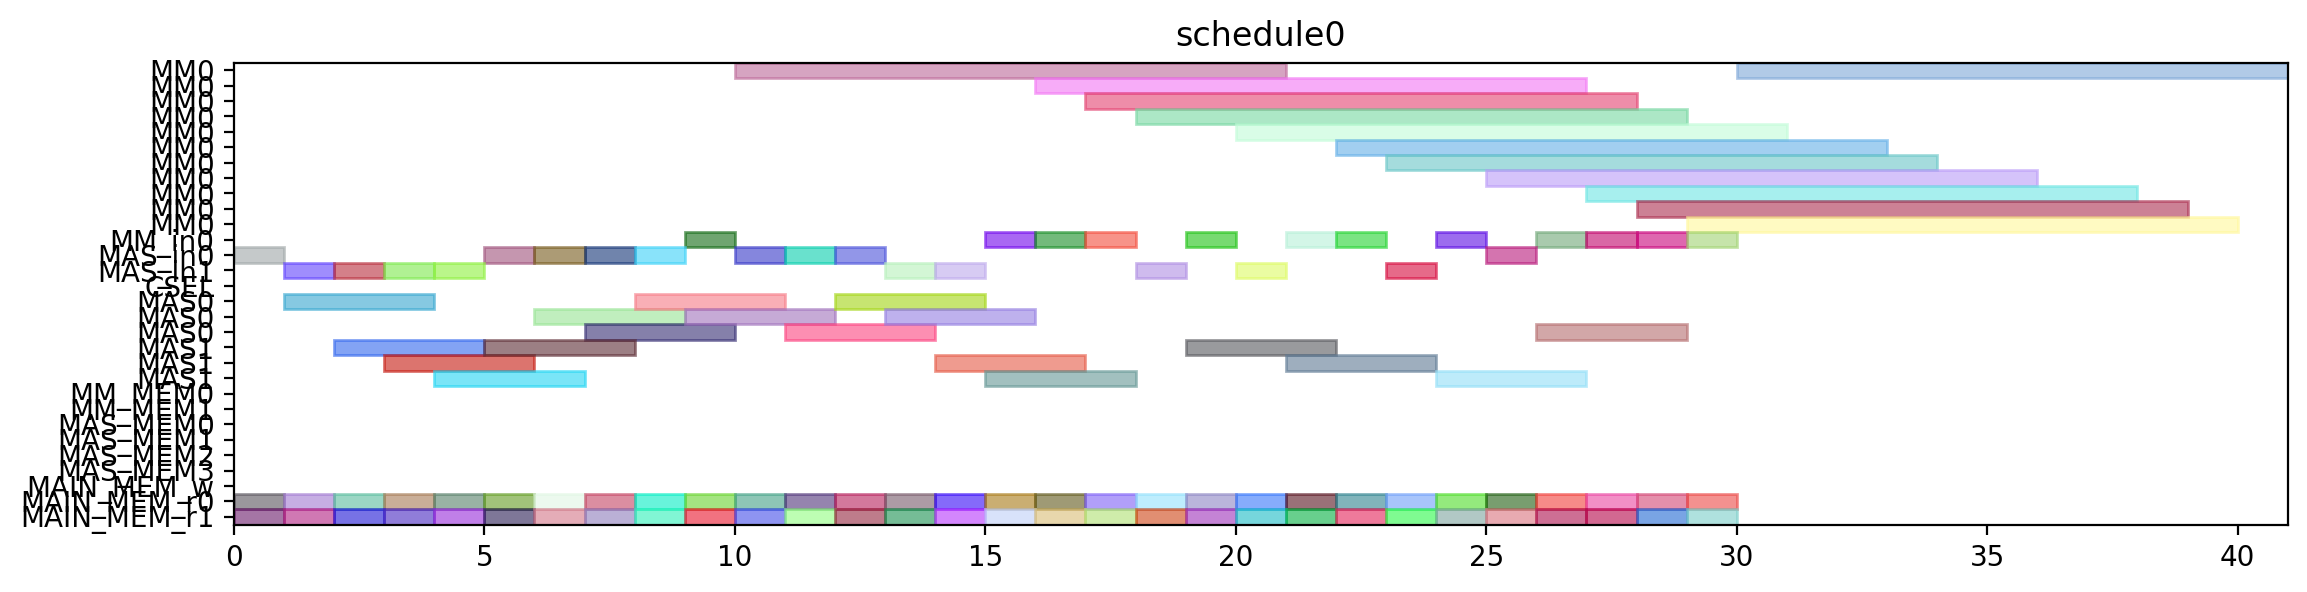

Source code (Python):
from pyschedule import Scenario, solvers, plotters, alt


def solve():
	horizon = 120
	S = Scenario("schedule0", horizon=horizon)

	# resource
	MM = S.Resources('MM', num=1, size=11)
	MM_in = S.Resources('MM_in', num=1)
	MAS_in = S.Resources('MAS_in', num=2)
	CSEL = S.Resource('CSEL')
	MAS = S.Resources('MAS', num=2, size=3, periods=range(1, horizon))
	MM_MEM = S.Resources('MM_MEM', num=2)
	MAS_MEM = S.Resources('MAS_MEM', num=4)
	MAIN_MEM_w = S.Resource('MAIN_MEM_w', size=1)
	MAIN_MEM_r = S.Resources('MAIN_MEM_r', num=2)

	# result of previous scheduling

	# new tasks
	c_t0_t0_t0 = S.Task('c_t0_t0_t0', length=11, delay_cost=1)
	c_t0_t0_t0 += alt(MM)
	c_t0_t0_t0_in = S.Task('c_t0_t0_t0_in', length=1, delay_cost=1)
	c_t0_t0_t0_in += alt(MM_in)
	S += c_t0_t0_t0_in*MM_in[0]<=c_t0_t0_t0*MM[0]
	c_t0_t0_t0_mem0 = S.Task('c_t0_t0_t0_mem0', length=1, delay_cost=1)
	c_t0_t0_t0_mem0 += MAIN_MEM_r[0]
	S += c_t0_t0_t0_mem0 <= c_t0_t0_t0

	c_t0_t0_t0_mem1 = S.Task('c_t0_t0_t0_mem1', length=1, delay_cost=1)
	c_t0_t0_t0_mem1 += MAIN_MEM_r[1]
	S += c_t0_t0_t0_mem1 <= c_t0_t0_t0

	c_t0_t0_t1 = S.Task('c_t0_t0_t1', length=11, delay_cost=1)
	c_t0_t0_t1 += alt(MM)
	c_t0_t0_t1_in = S.Task('c_t0_t0_t1_in', length=1, delay_cost=1)
	c_t0_t0_t1_in += alt(MM_in)
	S += c_t0_t0_t1_in*MM_in[0]<=c_t0_t0_t1*MM[0]
	c_t0_t0_t1_mem0 = S.Task('c_t0_t0_t1_mem0', length=1, delay_cost=1)
	c_t0_t0_t1_mem0 += MAIN_MEM_r[0]
	S += c_t0_t0_t1_mem0 <= c_t0_t0_t1

	c_t0_t0_t1_mem1 = S.Task('c_t0_t0_t1_mem1', length=1, delay_cost=1)
	c_t0_t0_t1_mem1 += MAIN_MEM_r[1]
	S += c_t0_t0_t1_mem1 <= c_t0_t0_t1

	c_t0_t0_t2 = S.Task('c_t0_t0_t2', length=3, delay_cost=1)
	c_t0_t0_t2 += alt(MAS)
	c_t0_t0_t2_in = S.Task('c_t0_t0_t2_in', length=1, delay_cost=1)
	c_t0_t0_t2_in += alt(MAS_in)
	S += c_t0_t0_t2_in*MAS_in[0]<=c_t0_t0_t2*MAS[0]

	S += c_t0_t0_t2_in*MAS_in[1]<=c_t0_t0_t2*MAS[1]

	c_t0_t0_t2_mem0 = S.Task('c_t0_t0_t2_mem0', length=1, delay_cost=1)
	c_t0_t0_t2_mem0 += MAIN_MEM_r[0]
	S += c_t0_t0_t2_mem0 <= c_t0_t0_t2

	c_t0_t0_t2_mem1 = S.Task('c_t0_t0_t2_mem1', length=1, delay_cost=1)
	c_t0_t0_t2_mem1 += MAIN_MEM_r[1]
	S += c_t0_t0_t2_mem1 <= c_t0_t0_t2

	c_t0_t0_t3 = S.Task('c_t0_t0_t3', length=3, delay_cost=1)
	c_t0_t0_t3 += alt(MAS)
	c_t0_t0_t3_in = S.Task('c_t0_t0_t3_in', length=1, delay_cost=1)
	c_t0_t0_t3_in += alt(MAS_in)
	S += c_t0_t0_t3_in*MAS_in[0]<=c_t0_t0_t3*MAS[0]

	S += c_t0_t0_t3_in*MAS_in[1]<=c_t0_t0_t3*MAS[1]

	c_t0_t0_t3_mem0 = S.Task('c_t0_t0_t3_mem0', length=1, delay_cost=1)
	c_t0_t0_t3_mem0 += MAIN_MEM_r[0]
	S += c_t0_t0_t3_mem0 <= c_t0_t0_t3

	c_t0_t0_t3_mem1 = S.Task('c_t0_t0_t3_mem1', length=1, delay_cost=1)
	c_t0_t0_t3_mem1 += MAIN_MEM_r[1]
	S += c_t0_t0_t3_mem1 <= c_t0_t0_t3

	c_t0_t1_t0 = S.Task('c_t0_t1_t0', length=11, delay_cost=1)
	c_t0_t1_t0 += alt(MM)
	c_t0_t1_t0_in = S.Task('c_t0_t1_t0_in', length=1, delay_cost=1)
	c_t0_t1_t0_in += alt(MM_in)
	S += c_t0_t1_t0_in*MM_in[0]<=c_t0_t1_t0*MM[0]
	c_t0_t1_t0_mem0 = S.Task('c_t0_t1_t0_mem0', length=1, delay_cost=1)
	c_t0_t1_t0_mem0 += MAIN_MEM_r[0]
	S += c_t0_t1_t0_mem0 <= c_t0_t1_t0

	c_t0_t1_t0_mem1 = S.Task('c_t0_t1_t0_mem1', length=1, delay_cost=1)
	c_t0_t1_t0_mem1 += MAIN_MEM_r[1]
	S += c_t0_t1_t0_mem1 <= c_t0_t1_t0

	c_t0_t1_t1 = S.Task('c_t0_t1_t1', length=11, delay_cost=1)
	c_t0_t1_t1 += alt(MM)
	c_t0_t1_t1_in = S.Task('c_t0_t1_t1_in', length=1, delay_cost=1)
	c_t0_t1_t1_in += alt(MM_in)
	S += c_t0_t1_t1_in*MM_in[0]<=c_t0_t1_t1*MM[0]
	c_t0_t1_t1_mem0 = S.Task('c_t0_t1_t1_mem0', length=1, delay_cost=1)
	c_t0_t1_t1_mem0 += MAIN_MEM_r[0]
	S += c_t0_t1_t1_mem0 <= c_t0_t1_t1

	c_t0_t1_t1_mem1 = S.Task('c_t0_t1_t1_mem1', length=1, delay_cost=1)
	c_t0_t1_t1_mem1 += MAIN_MEM_r[1]
	S += c_t0_t1_t1_mem1 <= c_t0_t1_t1

	c_t0_t1_t2 = S.Task('c_t0_t1_t2', length=3, delay_cost=1)
	c_t0_t1_t2 += alt(MAS)
	c_t0_t1_t2_in = S.Task('c_t0_t1_t2_in', length=1, delay_cost=1)
	c_t0_t1_t2_in += alt(MAS_in)
	S += c_t0_t1_t2_in*MAS_in[0]<=c_t0_t1_t2*MAS[0]

	S += c_t0_t1_t2_in*MAS_in[1]<=c_t0_t1_t2*MAS[1]

	c_t0_t1_t2_mem0 = S.Task('c_t0_t1_t2_mem0', length=1, delay_cost=1)
	c_t0_t1_t2_mem0 += MAIN_MEM_r[0]
	S += c_t0_t1_t2_mem0 <= c_t0_t1_t2

	c_t0_t1_t2_mem1 = S.Task('c_t0_t1_t2_mem1', length=1, delay_cost=1)
	c_t0_t1_t2_mem1 += MAIN_MEM_r[1]
	S += c_t0_t1_t2_mem1 <= c_t0_t1_t2

	c_t0_t1_t3 = S.Task('c_t0_t1_t3', length=3, delay_cost=1)
	c_t0_t1_t3 += alt(MAS)
	c_t0_t1_t3_in = S.Task('c_t0_t1_t3_in', length=1, delay_cost=1)
	c_t0_t1_t3_in += alt(MAS_in)
	S += c_t0_t1_t3_in*MAS_in[0]<=c_t0_t1_t3*MAS[0]

	S += c_t0_t1_t3_in*MAS_in[1]<=c_t0_t1_t3*MAS[1]

	c_t0_t1_t3_mem0 = S.Task('c_t0_t1_t3_mem0', length=1, delay_cost=1)
	c_t0_t1_t3_mem0 += MAIN_MEM_r[0]
	S += c_t0_t1_t3_mem0 <= c_t0_t1_t3

	c_t0_t1_t3_mem1 = S.Task('c_t0_t1_t3_mem1', length=1, delay_cost=1)
	c_t0_t1_t3_mem1 += MAIN_MEM_r[1]
	S += c_t0_t1_t3_mem1 <= c_t0_t1_t3

	c_t0_t20 = S.Task('c_t0_t20', length=3, delay_cost=1)
	c_t0_t20 += alt(MAS)
	c_t0_t20_in = S.Task('c_t0_t20_in', length=1, delay_cost=1)
	c_t0_t20_in += alt(MAS_in)
	S += c_t0_t20_in*MAS_in[0]<=c_t0_t20*MAS[0]

	S += c_t0_t20_in*MAS_in[1]<=c_t0_t20*MAS[1]

	c_t0_t20_mem0 = S.Task('c_t0_t20_mem0', length=1, delay_cost=1)
	c_t0_t20_mem0 += MAIN_MEM_r[0]
	S += c_t0_t20_mem0 <= c_t0_t20

	c_t0_t20_mem1 = S.Task('c_t0_t20_mem1', length=1, delay_cost=1)
	c_t0_t20_mem1 += MAIN_MEM_r[1]
	S += c_t0_t20_mem1 <= c_t0_t20

	c_t0_t21 = S.Task('c_t0_t21', length=3, delay_cost=1)
	c_t0_t21 += alt(MAS)
	c_t0_t21_in = S.Task('c_t0_t21_in', length=1, delay_cost=1)
	c_t0_t21_in += alt(MAS_in)
	S += c_t0_t21_in*MAS_in[0]<=c_t0_t21*MAS[0]

	S += c_t0_t21_in*MAS_in[1]<=c_t0_t21*MAS[1]

	c_t0_t21_mem0 = S.Task('c_t0_t21_mem0', length=1, delay_cost=1)
	c_t0_t21_mem0 += MAIN_MEM_r[0]
	S += c_t0_t21_mem0 <= c_t0_t21

	c_t0_t21_mem1 = S.Task('c_t0_t21_mem1', length=1, delay_cost=1)
	c_t0_t21_mem1 += MAIN_MEM_r[1]
	S += c_t0_t21_mem1 <= c_t0_t21

	c_t0_t30 = S.Task('c_t0_t30', length=3, delay_cost=1)
	c_t0_t30 += alt(MAS)
	c_t0_t30_in = S.Task('c_t0_t30_in', length=1, delay_cost=1)
	c_t0_t30_in += alt(MAS_in)
	S += c_t0_t30_in*MAS_in[0]<=c_t0_t30*MAS[0]

	S += c_t0_t30_in*MAS_in[1]<=c_t0_t30*MAS[1]

	c_t0_t30_mem0 = S.Task('c_t0_t30_mem0', length=1, delay_cost=1)
	c_t0_t30_mem0 += MAIN_MEM_r[0]
	S += c_t0_t30_mem0 <= c_t0_t30

	c_t0_t30_mem1 = S.Task('c_t0_t30_mem1', length=1, delay_cost=1)
	c_t0_t30_mem1 += MAIN_MEM_r[1]
	S += c_t0_t30_mem1 <= c_t0_t30

	c_t0_t31 = S.Task('c_t0_t31', length=3, delay_cost=1)
	c_t0_t31 += alt(MAS)
	c_t0_t31_in = S.Task('c_t0_t31_in', length=1, delay_cost=1)
	c_t0_t31_in += alt(MAS_in)
	S += c_t0_t31_in*MAS_in[0]<=c_t0_t31*MAS[0]

	S += c_t0_t31_in*MAS_in[1]<=c_t0_t31*MAS[1]

	c_t0_t31_mem0 = S.Task('c_t0_t31_mem0', length=1, delay_cost=1)
	c_t0_t31_mem0 += MAIN_MEM_r[0]
	S += c_t0_t31_mem0 <= c_t0_t31

	c_t0_t31_mem1 = S.Task('c_t0_t31_mem1', length=1, delay_cost=1)
	c_t0_t31_mem1 += MAIN_MEM_r[1]
	S += c_t0_t31_mem1 <= c_t0_t31

	c_t1_t0_t0 = S.Task('c_t1_t0_t0', length=11, delay_cost=1)
	c_t1_t0_t0 += alt(MM)
	c_t1_t0_t0_in = S.Task('c_t1_t0_t0_in', length=1, delay_cost=1)
	c_t1_t0_t0_in += alt(MM_in)
	S += c_t1_t0_t0_in*MM_in[0]<=c_t1_t0_t0*MM[0]
	c_t1_t0_t0_mem0 = S.Task('c_t1_t0_t0_mem0', length=1, delay_cost=1)
	c_t1_t0_t0_mem0 += MAIN_MEM_r[0]
	S += c_t1_t0_t0_mem0 <= c_t1_t0_t0

	c_t1_t0_t0_mem1 = S.Task('c_t1_t0_t0_mem1', length=1, delay_cost=1)
	c_t1_t0_t0_mem1 += MAIN_MEM_r[1]
	S += c_t1_t0_t0_mem1 <= c_t1_t0_t0

	c_t1_t0_t1 = S.Task('c_t1_t0_t1', length=11, delay_cost=1)
	c_t1_t0_t1 += alt(MM)
	c_t1_t0_t1_in = S.Task('c_t1_t0_t1_in', length=1, delay_cost=1)
	c_t1_t0_t1_in += alt(MM_in)
	S += c_t1_t0_t1_in*MM_in[0]<=c_t1_t0_t1*MM[0]
	c_t1_t0_t1_mem0 = S.Task('c_t1_t0_t1_mem0', length=1, delay_cost=1)
	c_t1_t0_t1_mem0 += MAIN_MEM_r[0]
	S += c_t1_t0_t1_mem0 <= c_t1_t0_t1

	c_t1_t0_t1_mem1 = S.Task('c_t1_t0_t1_mem1', length=1, delay_cost=1)
	c_t1_t0_t1_mem1 += MAIN_MEM_r[1]
	S += c_t1_t0_t1_mem1 <= c_t1_t0_t1

	c_t1_t0_t2 = S.Task('c_t1_t0_t2', length=3, delay_cost=1)
	c_t1_t0_t2 += alt(MAS)
	c_t1_t0_t2_in = S.Task('c_t1_t0_t2_in', length=1, delay_cost=1)
	c_t1_t0_t2_in += alt(MAS_in)
	S += c_t1_t0_t2_in*MAS_in[0]<=c_t1_t0_t2*MAS[0]

	S += c_t1_t0_t2_in*MAS_in[1]<=c_t1_t0_t2*MAS[1]

	c_t1_t0_t2_mem0 = S.Task('c_t1_t0_t2_mem0', length=1, delay_cost=1)
	c_t1_t0_t2_mem0 += MAIN_MEM_r[0]
	S += c_t1_t0_t2_mem0 <= c_t1_t0_t2

	c_t1_t0_t2_mem1 = S.Task('c_t1_t0_t2_mem1', length=1, delay_cost=1)
	c_t1_t0_t2_mem1 += MAIN_MEM_r[1]
	S += c_t1_t0_t2_mem1 <= c_t1_t0_t2

	c_t1_t0_t3 = S.Task('c_t1_t0_t3', length=3, delay_cost=1)
	c_t1_t0_t3 += alt(MAS)
	c_t1_t0_t3_in = S.Task('c_t1_t0_t3_in', length=1, delay_cost=1)
	c_t1_t0_t3_in += alt(MAS_in)
	S += c_t1_t0_t3_in*MAS_in[0]<=c_t1_t0_t3*MAS[0]

	S += c_t1_t0_t3_in*MAS_in[1]<=c_t1_t0_t3*MAS[1]

	c_t1_t0_t3_mem0 = S.Task('c_t1_t0_t3_mem0', length=1, delay_cost=1)
	c_t1_t0_t3_mem0 += MAIN_MEM_r[0]
	S += c_t1_t0_t3_mem0 <= c_t1_t0_t3

	c_t1_t0_t3_mem1 = S.Task('c_t1_t0_t3_mem1', length=1, delay_cost=1)
	c_t1_t0_t3_mem1 += MAIN_MEM_r[1]
	S += c_t1_t0_t3_mem1 <= c_t1_t0_t3

	c_t1_t1_t0 = S.Task('c_t1_t1_t0', length=11, delay_cost=1)
	c_t1_t1_t0 += alt(MM)
	c_t1_t1_t0_in = S.Task('c_t1_t1_t0_in', length=1, delay_cost=1)
	c_t1_t1_t0_in += alt(MM_in)
	S += c_t1_t1_t0_in*MM_in[0]<=c_t1_t1_t0*MM[0]
	c_t1_t1_t0_mem0 = S.Task('c_t1_t1_t0_mem0', length=1, delay_cost=1)
	c_t1_t1_t0_mem0 += MAIN_MEM_r[0]
	S += c_t1_t1_t0_mem0 <= c_t1_t1_t0

	c_t1_t1_t0_mem1 = S.Task('c_t1_t1_t0_mem1', length=1, delay_cost=1)
	c_t1_t1_t0_mem1 += MAIN_MEM_r[1]
	S += c_t1_t1_t0_mem1 <= c_t1_t1_t0

	c_t1_t1_t1 = S.Task('c_t1_t1_t1', length=11, delay_cost=1)
	c_t1_t1_t1 += alt(MM)
	c_t1_t1_t1_in = S.Task('c_t1_t1_t1_in', length=1, delay_cost=1)
	c_t1_t1_t1_in += alt(MM_in)
	S += c_t1_t1_t1_in*MM_in[0]<=c_t1_t1_t1*MM[0]
	c_t1_t1_t1_mem0 = S.Task('c_t1_t1_t1_mem0', length=1, delay_cost=1)
	c_t1_t1_t1_mem0 += MAIN_MEM_r[0]
	S += c_t1_t1_t1_mem0 <= c_t1_t1_t1

	c_t1_t1_t1_mem1 = S.Task('c_t1_t1_t1_mem1', length=1, delay_cost=1)
	c_t1_t1_t1_mem1 += MAIN_MEM_r[1]
	S += c_t1_t1_t1_mem1 <= c_t1_t1_t1

	c_t1_t1_t2 = S.Task('c_t1_t1_t2', length=3, delay_cost=1)
	c_t1_t1_t2 += alt(MAS)
	c_t1_t1_t2_in = S.Task('c_t1_t1_t2_in', length=1, delay_cost=1)
	c_t1_t1_t2_in += alt(MAS_in)
	S += c_t1_t1_t2_in*MAS_in[0]<=c_t1_t1_t2*MAS[0]

	S += c_t1_t1_t2_in*MAS_in[1]<=c_t1_t1_t2*MAS[1]

	c_t1_t1_t2_mem0 = S.Task('c_t1_t1_t2_mem0', length=1, delay_cost=1)
	c_t1_t1_t2_mem0 += MAIN_MEM_r[0]
	S += c_t1_t1_t2_mem0 <= c_t1_t1_t2

	c_t1_t1_t2_mem1 = S.Task('c_t1_t1_t2_mem1', length=1, delay_cost=1)
	c_t1_t1_t2_mem1 += MAIN_MEM_r[1]
	S += c_t1_t1_t2_mem1 <= c_t1_t1_t2

	c_t1_t1_t3 = S.Task('c_t1_t1_t3', length=3, delay_cost=1)
	c_t1_t1_t3 += alt(MAS)
	c_t1_t1_t3_in = S.Task('c_t1_t1_t3_in', length=1, delay_cost=1)
	c_t1_t1_t3_in += alt(MAS_in)
	S += c_t1_t1_t3_in*MAS_in[0]<=c_t1_t1_t3*MAS[0]

	S += c_t1_t1_t3_in*MAS_in[1]<=c_t1_t1_t3*MAS[1]

	c_t1_t1_t3_mem0 = S.Task('c_t1_t1_t3_mem0', length=1, delay_cost=1)
	c_t1_t1_t3_mem0 += MAIN_MEM_r[0]
	S += c_t1_t1_t3_mem0 <= c_t1_t1_t3

	c_t1_t1_t3_mem1 = S.Task('c_t1_t1_t3_mem1', length=1, delay_cost=1)
	c_t1_t1_t3_mem1 += MAIN_MEM_r[1]
	S += c_t1_t1_t3_mem1 <= c_t1_t1_t3

	c_t1_t20 = S.Task('c_t1_t20', length=3, delay_cost=1)
	c_t1_t20 += alt(MAS)
	c_t1_t20_in = S.Task('c_t1_t20_in', length=1, delay_cost=1)
	c_t1_t20_in += alt(MAS_in)
	S += c_t1_t20_in*MAS_in[0]<=c_t1_t20*MAS[0]

	S += c_t1_t20_in*MAS_in[1]<=c_t1_t20*MAS[1]

	c_t1_t20_mem0 = S.Task('c_t1_t20_mem0', length=1, delay_cost=1)
	c_t1_t20_mem0 += MAIN_MEM_r[0]
	S += c_t1_t20_mem0 <= c_t1_t20

	c_t1_t20_mem1 = S.Task('c_t1_t20_mem1', length=1, delay_cost=1)
	c_t1_t20_mem1 += MAIN_MEM_r[1]
	S += c_t1_t20_mem1 <= c_t1_t20

	c_t1_t21 = S.Task('c_t1_t21', length=3, delay_cost=1)
	c_t1_t21 += alt(MAS)
	c_t1_t21_in = S.Task('c_t1_t21_in', length=1, delay_cost=1)
	c_t1_t21_in += alt(MAS_in)
	S += c_t1_t21_in*MAS_in[0]<=c_t1_t21*MAS[0]

	S += c_t1_t21_in*MAS_in[1]<=c_t1_t21*MAS[1]

	c_t1_t21_mem0 = S.Task('c_t1_t21_mem0', length=1, delay_cost=1)
	c_t1_t21_mem0 += MAIN_MEM_r[0]
	S += c_t1_t21_mem0 <= c_t1_t21

	c_t1_t21_mem1 = S.Task('c_t1_t21_mem1', length=1, delay_cost=1)
	c_t1_t21_mem1 += MAIN_MEM_r[1]
	S += c_t1_t21_mem1 <= c_t1_t21

	c_t1_t30 = S.Task('c_t1_t30', length=3, delay_cost=1)
	c_t1_t30 += alt(MAS)
	c_t1_t30_in = S.Task('c_t1_t30_in', length=1, delay_cost=1)
	c_t1_t30_in += alt(MAS_in)
	S += c_t1_t30_in*MAS_in[0]<=c_t1_t30*MAS[0]

	S += c_t1_t30_in*MAS_in[1]<=c_t1_t30*MAS[1]

	c_t1_t30_mem0 = S.Task('c_t1_t30_mem0', length=1, delay_cost=1)
	c_t1_t30_mem0 += MAIN_MEM_r[0]
	S += c_t1_t30_mem0 <= c_t1_t30

	c_t1_t30_mem1 = S.Task('c_t1_t30_mem1', length=1, delay_cost=1)
	c_t1_t30_mem1 += MAIN_MEM_r[1]
	S += c_t1_t30_mem1 <= c_t1_t30

	c_t1_t31 = S.Task('c_t1_t31', length=3, delay_cost=1)
	c_t1_t31 += alt(MAS)
	c_t1_t31_in = S.Task('c_t1_t31_in', length=1, delay_cost=1)
	c_t1_t31_in += alt(MAS_in)
	S += c_t1_t31_in*MAS_in[0]<=c_t1_t31*MAS[0]

	S += c_t1_t31_in*MAS_in[1]<=c_t1_t31*MAS[1]

	c_t1_t31_mem0 = S.Task('c_t1_t31_mem0', length=1, delay_cost=1)
	c_t1_t31_mem0 += MAIN_MEM_r[0]
	S += c_t1_t31_mem0 <= c_t1_t31

	c_t1_t31_mem1 = S.Task('c_t1_t31_mem1', length=1, delay_cost=1)
	c_t1_t31_mem1 += MAIN_MEM_r[1]
	S += c_t1_t31_mem1 <= c_t1_t31

	c_t2_t0_t0 = S.Task('c_t2_t0_t0', length=11, delay_cost=1)
	c_t2_t0_t0 += alt(MM)
	c_t2_t0_t0_in = S.Task('c_t2_t0_t0_in', length=1, delay_cost=1)
	c_t2_t0_t0_in += alt(MM_in)
	S += c_t2_t0_t0_in*MM_in[0]<=c_t2_t0_t0*MM[0]
	c_t2_t0_t0_mem0 = S.Task('c_t2_t0_t0_mem0', length=1, delay_cost=1)
	c_t2_t0_t0_mem0 += MAIN_MEM_r[0]
	S += c_t2_t0_t0_mem0 <= c_t2_t0_t0

	c_t2_t0_t0_mem1 = S.Task('c_t2_t0_t0_mem1', length=1, delay_cost=1)
	c_t2_t0_t0_mem1 += MAIN_MEM_r[1]
	S += c_t2_t0_t0_mem1 <= c_t2_t0_t0

	c_t2_t0_t1 = S.Task('c_t2_t0_t1', length=11, delay_cost=1)
	c_t2_t0_t1 += alt(MM)
	c_t2_t0_t1_in = S.Task('c_t2_t0_t1_in', length=1, delay_cost=1)
	c_t2_t0_t1_in += alt(MM_in)
	S += c_t2_t0_t1_in*MM_in[0]<=c_t2_t0_t1*MM[0]
	c_t2_t0_t1_mem0 = S.Task('c_t2_t0_t1_mem0', length=1, delay_cost=1)
	c_t2_t0_t1_mem0 += MAIN_MEM_r[0]
	S += c_t2_t0_t1_mem0 <= c_t2_t0_t1

	c_t2_t0_t1_mem1 = S.Task('c_t2_t0_t1_mem1', length=1, delay_cost=1)
	c_t2_t0_t1_mem1 += MAIN_MEM_r[1]
	S += c_t2_t0_t1_mem1 <= c_t2_t0_t1

	c_t2_t0_t2 = S.Task('c_t2_t0_t2', length=3, delay_cost=1)
	c_t2_t0_t2 += alt(MAS)
	c_t2_t0_t2_in = S.Task('c_t2_t0_t2_in', length=1, delay_cost=1)
	c_t2_t0_t2_in += alt(MAS_in)
	S += c_t2_t0_t2_in*MAS_in[0]<=c_t2_t0_t2*MAS[0]

	S += c_t2_t0_t2_in*MAS_in[1]<=c_t2_t0_t2*MAS[1]

	c_t2_t0_t2_mem0 = S.Task('c_t2_t0_t2_mem0', length=1, delay_cost=1)
	c_t2_t0_t2_mem0 += MAIN_MEM_r[0]
	S += c_t2_t0_t2_mem0 <= c_t2_t0_t2

	c_t2_t0_t2_mem1 = S.Task('c_t2_t0_t2_mem1', length=1, delay_cost=1)
	c_t2_t0_t2_mem1 += MAIN_MEM_r[1]
	S += c_t2_t0_t2_mem1 <= c_t2_t0_t2

	c_t2_t0_t3 = S.Task('c_t2_t0_t3', length=3, delay_cost=1)
	c_t2_t0_t3 += alt(MAS)
	c_t2_t0_t3_in = S.Task('c_t2_t0_t3_in', length=1, delay_cost=1)
	c_t2_t0_t3_in += alt(MAS_in)
	S += c_t2_t0_t3_in*MAS_in[0]<=c_t2_t0_t3*MAS[0]

	S += c_t2_t0_t3_in*MAS_in[1]<=c_t2_t0_t3*MAS[1]

	c_t2_t0_t3_mem0 = S.Task('c_t2_t0_t3_mem0', length=1, delay_cost=1)
	c_t2_t0_t3_mem0 += MAIN_MEM_r[0]
	S += c_t2_t0_t3_mem0 <= c_t2_t0_t3

	c_t2_t0_t3_mem1 = S.Task('c_t2_t0_t3_mem1', length=1, delay_cost=1)
	c_t2_t0_t3_mem1 += MAIN_MEM_r[1]
	S += c_t2_t0_t3_mem1 <= c_t2_t0_t3

	c_t2_t1_t0 = S.Task('c_t2_t1_t0', length=11, delay_cost=1)
	c_t2_t1_t0 += alt(MM)
	c_t2_t1_t0_in = S.Task('c_t2_t1_t0_in', length=1, delay_cost=1)
	c_t2_t1_t0_in += alt(MM_in)
	S += c_t2_t1_t0_in*MM_in[0]<=c_t2_t1_t0*MM[0]
	c_t2_t1_t0_mem0 = S.Task('c_t2_t1_t0_mem0', length=1, delay_cost=1)
	c_t2_t1_t0_mem0 += MAIN_MEM_r[0]
	S += c_t2_t1_t0_mem0 <= c_t2_t1_t0

	c_t2_t1_t0_mem1 = S.Task('c_t2_t1_t0_mem1', length=1, delay_cost=1)
	c_t2_t1_t0_mem1 += MAIN_MEM_r[1]
	S += c_t2_t1_t0_mem1 <= c_t2_t1_t0

	c_t2_t1_t1 = S.Task('c_t2_t1_t1', length=11, delay_cost=1)
	c_t2_t1_t1 += alt(MM)
	c_t2_t1_t1_in = S.Task('c_t2_t1_t1_in', length=1, delay_cost=1)
	c_t2_t1_t1_in += alt(MM_in)
	S += c_t2_t1_t1_in*MM_in[0]<=c_t2_t1_t1*MM[0]
	c_t2_t1_t1_mem0 = S.Task('c_t2_t1_t1_mem0', length=1, delay_cost=1)
	c_t2_t1_t1_mem0 += MAIN_MEM_r[0]
	S += c_t2_t1_t1_mem0 <= c_t2_t1_t1

	c_t2_t1_t1_mem1 = S.Task('c_t2_t1_t1_mem1', length=1, delay_cost=1)
	c_t2_t1_t1_mem1 += MAIN_MEM_r[1]
	S += c_t2_t1_t1_mem1 <= c_t2_t1_t1

	solvers.mip.solve(S,msg=1,kind='CPLEX',ratio_gap=1.01)

	solution = [['hoge']*len(S.solution()[1]) for i in range(len(S.solution()))]
	for i in range(len(S.solution())):
		for j in range(len(S.solution()[i])):
			solution[i][j]=str(S.solution()[i][j])
	print(solution)

	cycles = int(solution[-1][3])

	pic_file_name = "/mnt/rose/usr1/fukuda/ABE/multiRAM_multiMAS_16mux/scheduling_result/stage11MM1_stage3MAS2/MUL/schedule0.png"
	if(S.solution() != []):
		plotters.matplotlib.plot(S,img_filename=pic_file_name, show_task_labels=False, fig_size=(cycles*0.25+3, 3))

	return solution
